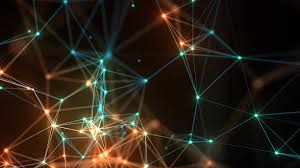
#> input picture abstract/1.jpg, 300 x 168 px
$ python share.py abstract/1.jpg
#> lines starting #> are read from the running program, lines starting #| are printed output that depends on the picture; after the words box and inside, x2 and y2 are one past the last pixel; in counts of white or black regions, pixels touching at a corner belong together
from PIL import Image

import random
import sys


image = Image.open(sys.argv[1])
#> image is the input picture: PIL image 300x168 RGB; mean R, G, B 44.8, 34.6, 23.6
image = image.convert('1')
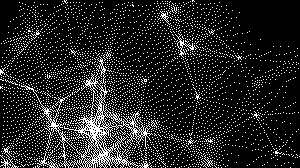
#> image: PIL image 300x168 1; 13.9% white in thin lines or dots

outfile1 = Image.new("1", [dimension * 2 for dimension in image.size])
#> outfile1: PIL image 600x336 1; every value is 0

outfile2 = Image.new("1", [dimension * 2 for dimension in image.size])

for x in range(0, image.size[0], 2):
    for y in range(0, image.size[1], 2):
        sourcepixel = image.getpixel((x, y))
        assert sourcepixel in (0, 255)
        coinflip = random.random()
        if sourcepixel == 0:
            if coinflip < .5:
                outfile1.putpixel((x * 2, y * 2), 255)
                outfile1.putpixel((x * 2 + 1, y * 2), 0)
                outfile1.putpixel((x * 2, y * 2 + 1), 0)
                outfile1.putpixel((x * 2 + 1, y * 2 + 1), 255)

                outfile2.putpixel((x * 2, y * 2), 0)
                outfile2.putpixel((x * 2 + 1, y * 2), 255)
                outfile2.putpixel((x * 2, y * 2 + 1), 255)
                outfile2.putpixel((x * 2 + 1, y * 2 + 1), 0)
            else:
                outfile1.putpixel((x * 2, y * 2), 0)
                outfile1.putpixel((x * 2 + 1, y * 2), 255)
                outfile1.putpixel((x * 2, y * 2 + 1), 255)
                outfile1.putpixel((x * 2 + 1, y * 2 + 1), 0)

                outfile2.putpixel((x * 2, y * 2), 255)
                outfile2.putpixel((x * 2 + 1, y * 2), 0)
                outfile2.putpixel((x * 2, y * 2 + 1), 0)
                outfile2.putpixel((x * 2 + 1, y * 2 + 1), 255)
        elif sourcepixel == 255:
            if coinflip < .5:
                outfile1.putpixel((x * 2, y * 2), 255)
                outfile1.putpixel((x * 2 + 1, y * 2), 0)
                outfile1.putpixel((x * 2, y * 2 + 1), 0)
                outfile1.putpixel((x * 2 + 1, y * 2 + 1), 255)

                outfile2.putpixel((x * 2, y * 2), 255)
                outfile2.putpixel((x * 2 + 1, y * 2), 0)
                outfile2.putpixel((x * 2, y * 2 + 1), 0)
                outfile2.putpixel((x * 2 + 1, y * 2 + 1), 255)
            else:
                outfile1.putpixel((x * 2, y * 2), 0)
                outfile1.putpixel((x * 2 + 1, y * 2), 255)
                outfile1.putpixel((x * 2, y * 2 + 1), 255)
                outfile1.putpixel((x * 2 + 1, y * 2 + 1), 0)

                outfile2.putpixel((x * 2, y * 2), 0)
                outfile2.putpixel((x * 2 + 1, y * 2), 255)
                outfile2.putpixel((x * 2, y * 2 + 1), 255)
                outfile2.putpixel((x * 2 + 1, y * 2 + 1), 0)
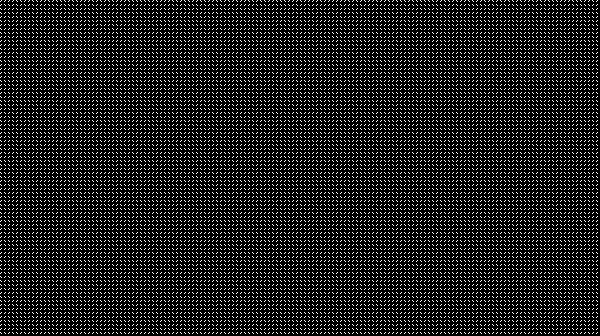
#> outfile1: PIL image 600x336 1; 12.5% white in thin lines or dots
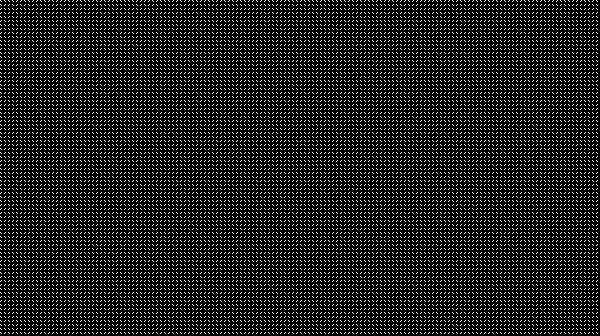
#> outfile2: PIL image 600x336 1; 12.5% white in thin lines or dots

outfile1.save('1.png')
outfile2.save('2.png')

$ run again, on abstract/100.jpg
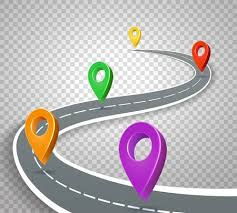
#> input picture abstract/100.jpg, 237 x 213 px
#> image is the input picture: PIL image 237x213 RGB; mean R, G, B 185.6, 179.9, 181.7
#> `image = image.convert('1')`:
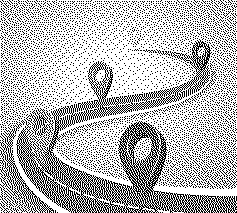
#> image: PIL image 237x213 1; 71.3% white; black in thin lines or dots
#> after the loop `for x in range(0, image.size[0], 2):`:
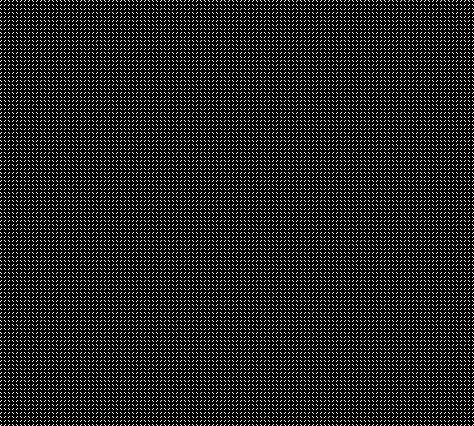
#> outfile2: PIL image 474x426 1; 12.6% white in thin lines or dots

$ run again, on abstract/12.jpg
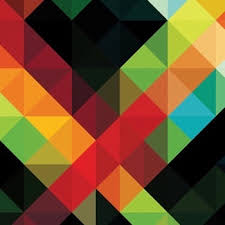
#> input picture abstract/12.jpg, 225 x 225 px
#> image is the input picture: PIL image 225x225 RGB; mean R, G, B 110.6, 80.2, 43.1
#> `image = image.convert('1')`:
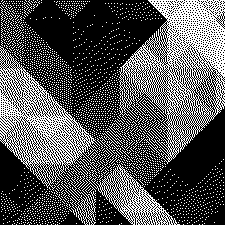
#> image: PIL image 225x225 1; 33.1% white in thin lines or dots
#> after the loop `for x in range(0, image.size[0], 2):`:
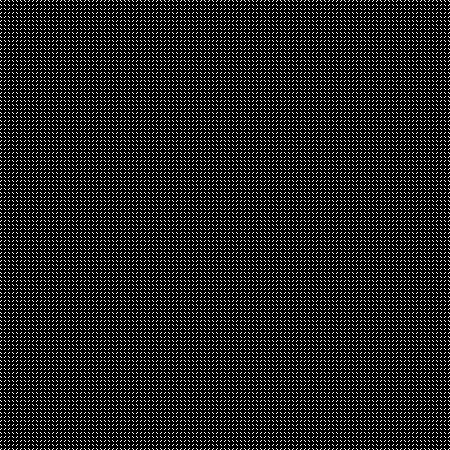
#> outfile2: PIL image 450x450 1; 12.6% white in thin lines or dots
